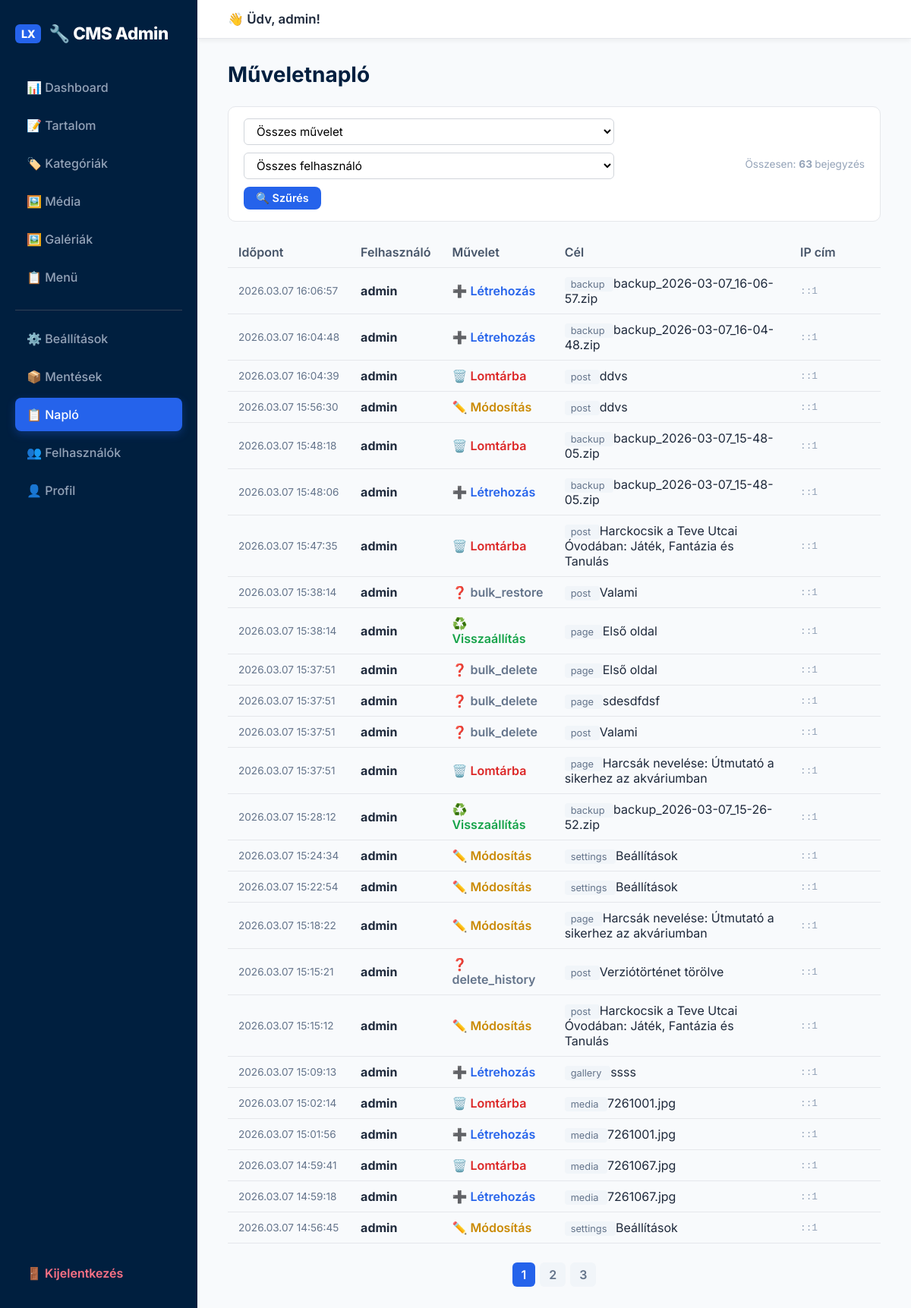
/admin/activity_log.php (signed in), run on the app's committed database.
### tables this page shows
CREATE TABLE `activity_log` (
  `id` int(11) NOT NULL AUTO_INCREMENT,
  `user_id` int(11) DEFAULT NULL,
  `username` varchar(100) DEFAULT NULL,
  `action` varchar(50) NOT NULL,
  `target_type` varchar(50) DEFAULT NULL,
  `target_id` int(11) DEFAULT NULL,
  `target_title` varchar(255) DEFAULT NULL,
  `details` text DEFAULT NULL,
  `ip_address` varchar(45) DEFAULT NULL,
  `created_at` timestamp NOT NULL DEFAULT current_timestamp(),
  PRIMARY KEY (`id`),
  KEY `idx_created` (`created_at`),
  KEY `idx_user` (`user_id`)
);

### admin/activity_log.php (the view, shortened to what this page needs)
<?php
require_once '../config.php';
require_once 'layout.php';
$perPage = 25;
$currentPage = max(1, (int) ($_GET['p'] ?? 1));
$offset = ($currentPage - 1) * $perPage;
$where = [];
$params = [];
$whereSQL = $where ? ' WHERE ' . implode(' AND ', $where) : '';
$totalLogs = $db->prepare("SELECT COUNT(*) FROM activity_log" . $whereSQL);
$totalLogs->execute($params);
$total = $totalLogs->fetchColumn();
$totalPages = max(1, ceil($total / $perPage));
$stmt = $db->prepare("SELECT * FROM activity_log" . $whereSQL . " ORDER BY created_at DESC LIMIT $perPage OFFSET $offset");
$stmt->execute($params);
$logs = $stmt->fetchAll();
$actionLabels = [
    'login' => ['🔑 Bejelentkezés', '#16a34a'],
    'logout' => ['🚪 Kijelentkezés', '#64748b'],
    'create' => ['➕ Létrehozás', '#2563eb'],
    'update' => ['✏️ Módosítás', '#ca8a04'],
    'delete' => ['🗑️ Lomtárba', '#dc2626'],
    'restore' => ['♻️ Visszaállítás', '#16a34a'],
    'purge' => ['❌ Végleges törlés', '#991b1b'],
];
?>
<div
    style="background: #fff; padding: 15px 20px; border-radius: 10px; border: 1px solid #e5e7eb; margin-bottom: 20px; display: flex; gap: 15px; align-items: center; flex-wrap: wrap;">
    <form method="get" style="display: flex; gap: 10px; align-items: center; flex-wrap: wrap;">
        <select name="action_filter" style="padding: 6px 12px; border: 1px solid #d1d5db; border-radius: 6px;">
            <option value="">Összes művelet</option>
        </select>
        <select name="user_filter" style="padding: 6px 12px; border: 1px solid #d1d5db; border-radius: 6px;">
            <option value="">Összes felhasználó</option>
        </select>
        <button type="submit" class="btn" style="padding: 6px 16px; font-size: 0.9rem;">🔍 Szűrés</button>
    </form>
    <div style="margin-left: auto; color: #94a3b8; font-size: 0.85rem;">
        Összesen: <strong>
            <?php echo $total; ?>
        </strong> bejegyzés
    </div>
</div>
<?php if (empty($logs)): ?>
    <p style="color: #94a3b8;">Nincs bejegyzett tevékenység.</p>
<?php else: ?>
    <table>
        <thead>
            <tr>
                <th style="width: 160px;">Időpont</th>
                <th>Felhasználó</th>
                <th>Művelet</th>
                <th>Cél</th>
                <th style="width: 120px;">IP cím</th>
            </tr>
        </thead>
        <tbody>
            <?php foreach ($logs as $log): ?>
                <?php $label = $actionLabels[$log['action']] ?? ['❓ ' . $log['action'], '#64748b']; ?>
                <tr>
                    <td style="font-size: 0.85rem; color: #64748b; white-space: nowrap;">
                        <?php echo date('Y.m.d H:i:s', strtotime($log['created_at'])); ?>
                    </td>
                    <td>
                        <strong>
                            <?php echo htmlspecialchars($log['username']); ?>
                        </strong>
                    </td>
                    <td>
                        <span style="color: <?php echo $label[1]; ?>; font-weight: 600;">
                            <?php echo $label[0]; ?>
                        </span>
                    </td>
                    <td>
                        <?php if ($log['target_type']): ?>
                            <span
                                style="background: #f1f5f9; padding: 2px 8px; border-radius: 4px; font-size: 0.8rem; color: #64748b;">
                                <?php echo htmlspecialchars($log['target_type']); ?>
                            </span>
                        <?php endif; ?>
                        <?php if ($log['target_title']): ?>
                            <?php echo htmlspecialchars($log['target_title']); ?>
                        <?php endif; ?>
                    </td>
                    <td style="font-size: 0.8rem; color: #94a3b8;">
                        <code><?php echo htmlspecialchars($log['ip_address']); ?></code>
                    </td>
                </tr>
            <?php endforeach; ?>
        </tbody>
    </table>
    <?php if ($totalPages > 1): ?>
        <div style="display: flex; justify-content: center; gap: 6px; margin-top: 25px;">
            <?php
            $qStr = '';
            ?>
            <?php for ($i = 1; $i <= $totalPages; $i++): ?>
                <a href="activity_log.php?p=<?php echo $i . $qStr; ?>" style="padding: 6px 12px; border-radius: 6px; text-decoration: none; font-weight: 600;
                          <?php echo $i === $currentPage
                              ? 'background: #2563eb; color: #fff;'
                              : 'background: #f1f5f9; color: #64748b;'; ?>">
                    <?php echo $i; ?>
                </a>
            <?php endfor; ?>
        </div>
    <?php endif; ?>
<?php endif; ?>

### admin/layout.php (style rules this page uses)
* { box-sizing: border-box; margin: 0; padding: 0; }
body { display: flex; font-family: 'Inter', system-ui, -apple-system, sans-serif; background: #f1f5f9; height: 100vh; overflow: hidden; color: #1e293b; }
input[type="text"], input[type="password"], input[type="url"], input[type="email"], input[type="number"], textarea, select { width: 100%; padding: 10px 14px; border: 1px solid #e2e8f0; border-radius: 8px; font-size: 0.95rem; font-family: inherit; background: #fff; transition: border-color 0.2s, box-shadow 0.2s; }
.btn { display: inline-flex; align-items: center; justify-content: center; gap: 8px; padding: 10px 20px; background: #2563eb; color: #fff; border: none; border-radius: 8px; cursor: pointer; font-size: 0.9rem; font-weight: 600; font-family: inherit; transition: all 0.2s; text-decoration: none; }
table { width: 100%; border-collapse: collapse; margin-top: 15px; }
th, td { padding: 10px 14px; text-align: left; border-bottom: 1px solid #e5e7eb; }
th { background: #f8fafc; font-weight: 600; color: #475569; }

### data on the page
activity_log: created_at "2026.03.07 16:06:57", username "admin", action "➕ Létrehozás", target_type "backup", target_title "backup_2026-03-07_16-06-57.zip", ip_address "::1"
activity_log: created_at "2026.03.07 16:04:48", username "admin", action "➕ Létrehozás", target_type "backup", target_title "backup_2026-03-07_16-04-48.zip", ip_address "::1"
activity_log: created_at "2026.03.07 16:04:39", username "admin", action "🗑️ Lomtárba", target_type "post", target_title "ddvs", ip_address "::1"
activity_log: created_at "2026.03.07 15:56:30", username "admin", action "✏️ Módosítás", target_type "post", target_title "ddvs", ip_address "::1"
activity_log: created_at "2026.03.07 15:48:18", username "admin", action "🗑️ Lomtárba", target_type "backup", target_title "backup_2026-03-07_15-48-05.zip", ip_address "::1"
activity_log: created_at "2026.03.07 15:48:06", username "admin", action "➕ Létrehozás", target_type "backup", target_title "backup_2026-03-07_15-48-05.zip", ip_address "::1"
activity_log: created_at "2026.03.07 15:47:35", username "admin", action "🗑️ Lomtárba", target_type "post", target_title "Harckocsik a Teve Utcai Óvodában: Játék, Fantázia és Tanulás", ip_address "::1"
activity_log: created_at "2026.03.07 15:38:14", username "admin", action "❓ bulk_restore", target_type "post", target_title "Valami", ip_address "::1"
activity_log: created_at "2026.03.07 15:38:14", username "admin", action "♻️ Visszaállítás", target_type "page", target_title "Első oldal", ip_address "::1"
activity_log: created_at "2026.03.07 15:37:51", username "admin", action "❓ bulk_delete", target_type "page", target_title "Első oldal", ip_address "::1"
activity_log: created_at "2026.03.07 15:37:51", username "admin", action "❓ bulk_delete", target_type "page", target_title "sdesdfdsf", ip_address "::1"
activity_log: created_at "2026.03.07 15:37:51", username "admin", action "❓ bulk_delete", target_type "post", target_title "Valami", ip_address "::1"
activity_log: created_at "2026.03.07 15:37:51", username "admin", action "🗑️ Lomtárba", target_type "page", target_title "Harcsák nevelése: Útmutató a sikerhez az akváriumban", ip_address "::1"
activity_log: created_at "2026.03.07 15:28:12", username "admin", action "♻️ Visszaállítás", target_type "backup", target_title "backup_2026-03-07_15-26-52.zip", ip_address "::1"
activity_log: created_at "2026.03.07 15:24:34", username "admin", action "✏️ Módosítás", target_type "settings", target_title "Beállítások", ip_address "::1"
activity_log: created_at "2026.03.07 15:22:54", username "admin", action "✏️ Módosítás", target_type "settings", target_title "Beállítások", ip_address "::1"
activity_log: created_at "2026.03.07 15:18:22", username "admin", action "✏️ Módosítás", target_type "page", target_title "Harcsák nevelése: Útmutató a sikerhez az akváriumban", ip_address "::1"
activity_log: created_at "2026.03.07 15:15:21", username "admin", action "❓ delete_history", target_type "post", target_title "Verziótörténet törölve", ip_address "::1"
activity_log: created_at "2026.03.07 15:15:12", username "admin", action "✏️ Módosítás", target_type "post", target_title "Harckocsik a Teve Utcai Óvodában: Játék, Fantázia és Tanulás", ip_address "::1"
activity_log: created_at "2026.03.07 15:09:13", username "admin", action "➕ Létrehozás", target_type "gallery", target_title "ssss", ip_address "::1"
activity_log: created_at "2026.03.07 15:02:14", username "admin", action "🗑️ Lomtárba", target_type "media", target_title "7261001.jpg", ip_address "::1"
activity_log: created_at "2026.03.07 15:01:56", username "admin", action "➕ Létrehozás", target_type "media", target_title "7261001.jpg", ip_address "::1"
activity_log: created_at "2026.03.07 14:59:41", username "admin", action "🗑️ Lomtárba", target_type "media", target_title "7261067.jpg", ip_address "::1"
activity_log: created_at "2026.03.07 14:59:18", username "admin", action "➕ Létrehozás", target_type "media", target_title "7261067.jpg", ip_address "::1"
activity_log: created_at "2026.03.07 14:56:45", username "admin", action "✏️ Módosítás", target_type "settings", target_title "Beállítások", ip_address "::1"

### other printed values
$_SESSION['admin_user'] "admin"
$pageTitle "Műveletnapló"
$total "63"
